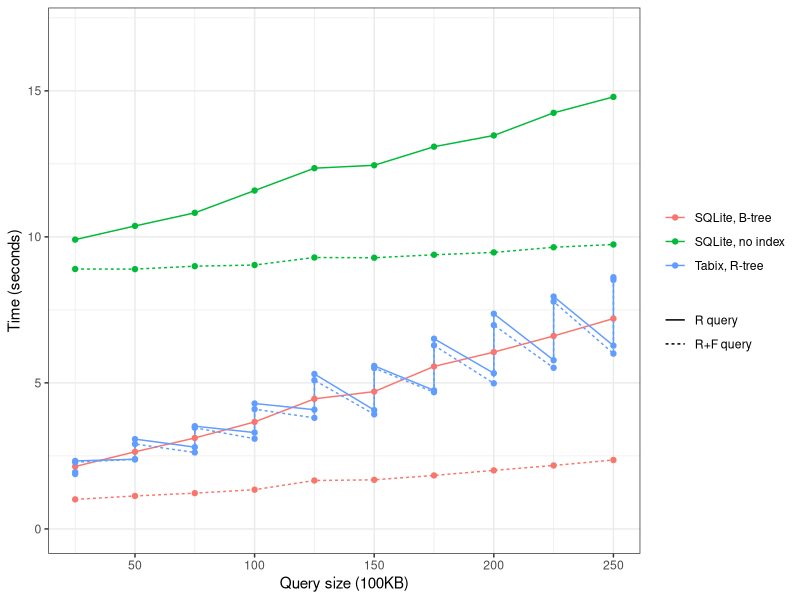

The R script that drew this image:
#!/usr/bin/env Rscript

library('ggplot2')

m <- read.table('benchmark_25_10_snaptron_only.tsv', header=T, sep='\t')
m$Tabix <- grepl('Tabix', m$Query.Type)
m$Constrained <- factor(grepl('Constraint', m$Query.Type), labels=c('R query', 'R+F query'))
m$NoIndex <- grepl('NoIndex', m$Query.Type)
m$Type <- ifelse(m$Tabix, 'Tabix, R-tree', ifelse(m$NoIndex, 'SQLite, no index', 'SQLite, B-tree'))

pdf(file="benchmark_fig.pdf", height=4, width=5.5)
ggplot(m, aes(x=Query.Size, y=Query.Time, color=Type, linetype=Constrained)) + labs(x='Query size (100KB)', y='Time (seconds)') + geom_line() + geom_point() + theme_bw() + theme(legend.title=element_blank()) + scale_y_continuous(limits=c(0, 17))
dev.off()
